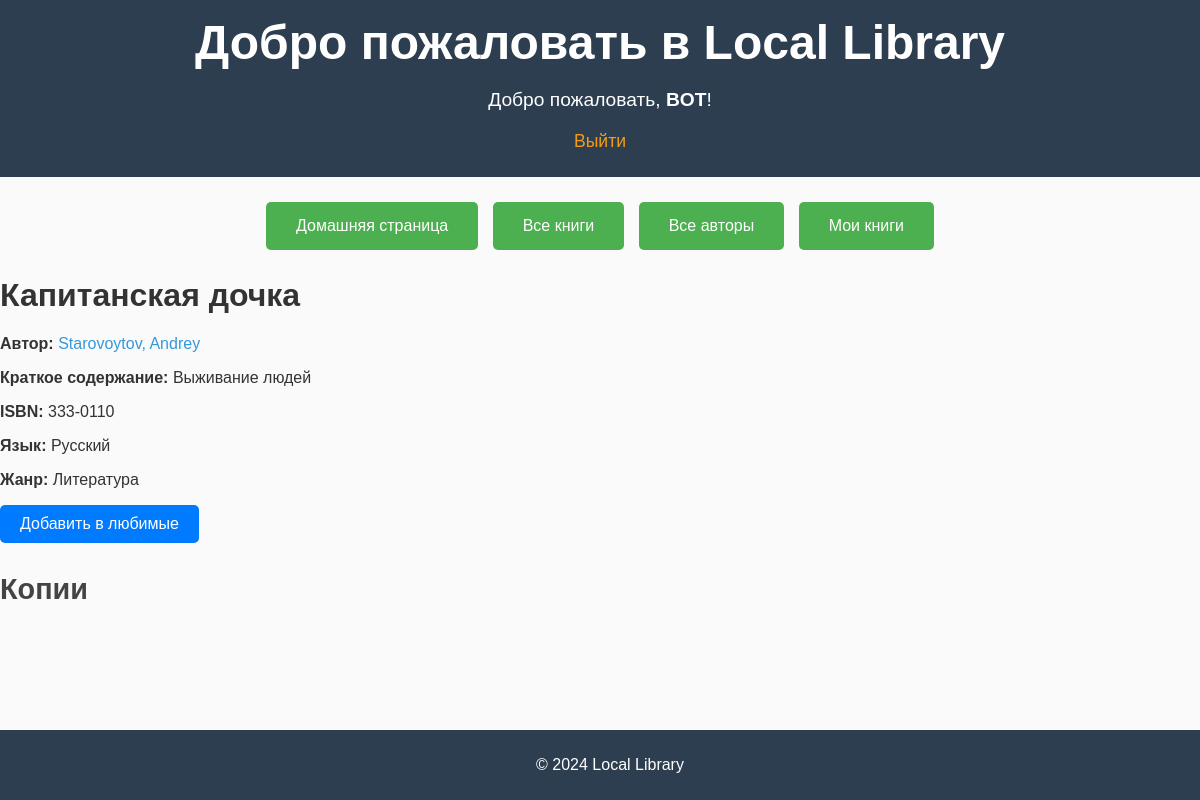
Before: /catalog/book/2/ (signed in) with the older database file.
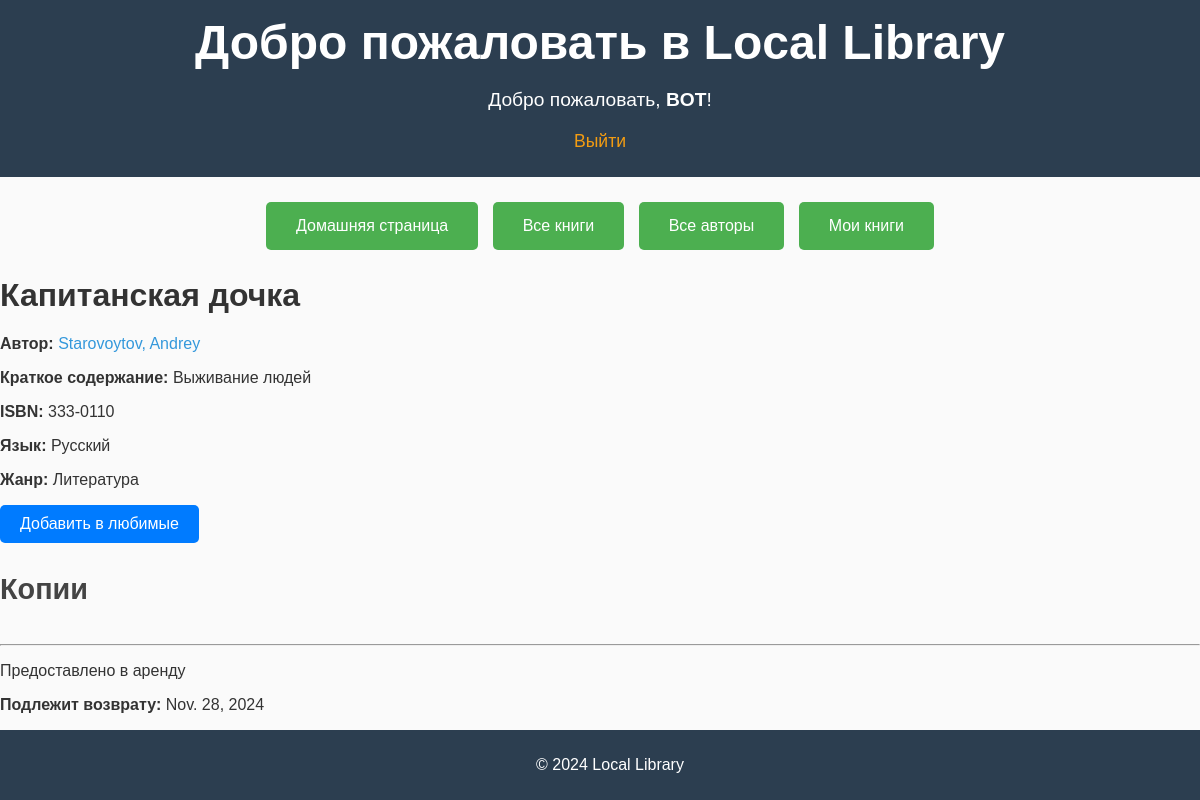
After: the same page with the newer database file.
### catalog/models.py (models this page shows, shortened)
class BookInstance(models.Model):
    id = models.UUIDField(primary_key=True, default=uuid.uuid4, editable=False,
                          help_text="Уникальный идентификатор для этой конкретной книги во всей библиотеке")
    book = models.ForeignKey('Book', on_delete=models.CASCADE, null=True)
    imprint = models.CharField(max_length=200)
    due_back = models.DateField(null=True, blank=True)
    date_borrowed = models.DateField(default=now, help_text="Дата взятия книги")
    borrower = models.ForeignKey(User, on_delete=models.SET_NULL, null=True, blank=True)
    status = models.CharField(
        max_length=1,
        choices=(("m", "Обслуживание"), ("o", "Предоставлено в аренду"), ("a", "Доступно"), ("r", "Зарезервировано")),
        blank=True,
        default='m',
        help_text='Наличие свободных номеров',
    )
    class Meta:
        ordering = ['due_back']
        permissions = [
            ("can_mark_returned", "Set book as returned")
        ]

### catalog/views.py (the view)
# urls.py: path('book/<int:pk>/', views.BookDetailView.as_view(), name='book_detail'),
class BookDetailView(LoginRequiredMixin, generic.DetailView):
    model = Book
    context_object_name = 'book'
    template_name = 'book_detail.html'

### catalog/models.py (called while the page is built)
    def get_absolute_url(self):
        return reverse('author_detail', args=[str(self.id)])

    def __str__(self):
        return f'{self.last_name}, {self.first_name}'

    def __str__(self):
        return self.name

    def __str__(self):
        return self.name

### catalog/templates/book_detail.html (shortened to what this page needs)
{% extends "base.html" %}
{% load static %}
{% block content %}
  <link rel="stylesheet" href="{% static 'css/book_detail.css' %}">
  <h1>{{ book.title }}</h1>
  <p><strong>Автор:</strong> <a href="{{ book.author.get_absolute_url }}">{{ book.author }}</a></p>
  <p><strong>Краткое содержание:</strong> {{ book.description }}</p>
  <p><strong>ISBN:</strong> {{ book.isbn }}</p>
  <p><strong>Язык:</strong> {{ book.language }}</p>
  <p><strong>Жанр:</strong> {{ book.genre.all|join:", " }}</p>
  {% if user.is_authenticated %}
    {% if user.beloved_book and user.beloved_book.book == book %}
        <p class="text-success mt-2">Эта книга уже ваша любимая!</p>
    {% else %}
        <form method="post" action="{% url 'add_beloved_book' book.pk %}" id="beloved-form">
            <button type="submit" class="btn btn-primary" onclick="return confirmBelovedChange(event)">
                Добавить в любимые
            </button>
        </form>
    {% endif %}
  {% endif %}
  <div>
    <h4>Копии</h4>
    {% for copy in book.bookinstance_set.all %}
      <hr />
      <p class="{% if copy.status == 'a' %}text-success{% elif copy.status == 'm' %}text-danger{% else %}text-warning{% endif %}">
        {{ copy.get_status_display }}
      </p>
      {% if copy.status != 'a' %}
        <p><strong>Подлежит возврату:</strong> {{ copy.due_back }}</p>
      {% endif %}
      <p><strong>Отпечаток:</strong> {{ copy.imprint }}</p>
      <p class="text-muted"><strong>Id:</strong> {{ copy.id }}</p>
    {% endfor %}
  </div>
{% endblock %}

Changed rows visible on the page:
added BookInstance: status "Предоставлено в аренду", due_back "Nov. 28, 2024"
